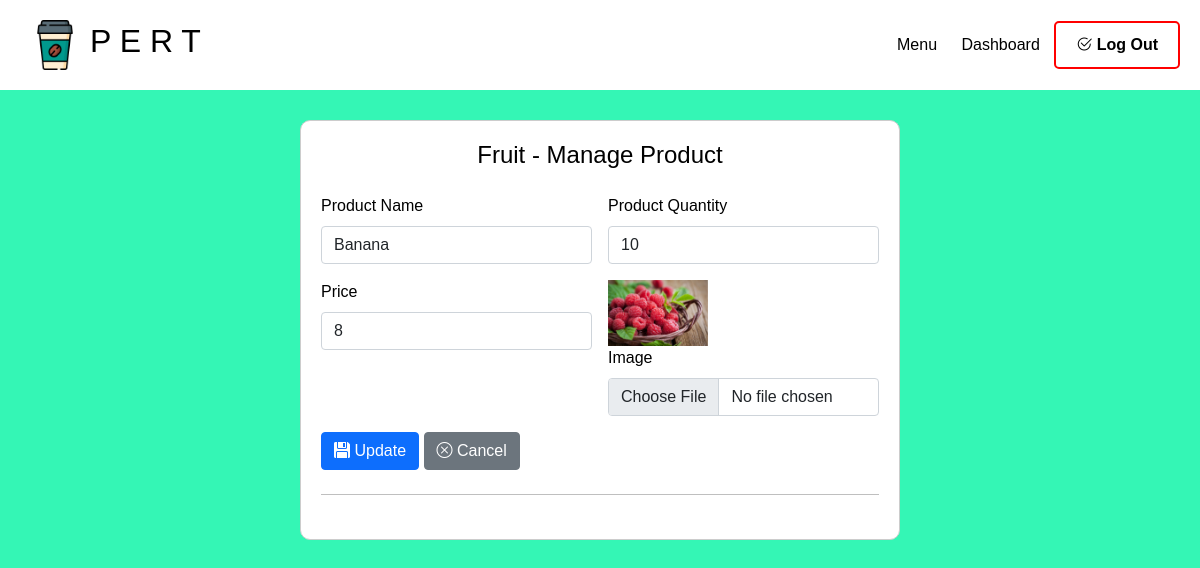
Page /Managerphp/fruit_config.php?id=2 (signed in) on the committed database.
### tables this page shows
CREATE TABLE `fruit_menu` (
  `fruit_menuID` int(10) NOT NULL,
  `fruit_menuName` varchar(255) NOT NULL,
  `fruit_quantity` int(3) DEFAULT NULL,
  `fruit_price` int(3) NOT NULL,
  `fruit_picture` varchar(255) NOT NULL
);

### Managerphp/fruit_config.php (the view, shortened to what this page needs)
<?php
include '../condb/database.php';
$result = [
    'fruit_menuID' => '',
    'fruit_menuName' => '',
    'fruit_quantity' => '',
    'fruit_price' => '',
    'fruit_picture' => '',
];
if (!empty($_GET['id'])) {
    $query_product = mysqli_query($conn, "SELECT * FROM fruit_menu WHERE fruit_menuID = '{$_GET['id']}'");
    $result = mysqli_fetch_assoc($query_product);
}
?>
<!DOCTYPE html>
<html lang="en">
<head>
    <link href="https://cdn.jsdelivr.net/npm/bootstrap@5.0.2/dist/css/bootstrap.min.css" rel="stylesheet">
    <link rel="stylesheet" href="https://cdn.jsdelivr.net/npm/bootstrap-icons@1.11.3/font/bootstrap-icons.min.css">
    <link rel="stylesheet" href="../css/add_styles.css">
</head>
<body>
    <div class="nav">
        <div class="logo-container">
            <a href="#"><img src="../image/coffee-cup.png" class="logo" /></a>
            <h2>P E R T</h2>
        </div>
        <div class="links">
            <a href="index.php">Menu</a>
            <a href="#">Dashboard</a>
            <button id="LogoutBtn"><i class="bi bi-check2-circle"></i> Log Out</button>
        </div>
    </div>
    <div class="container">
        <div class="ter">
            <div class="row justify-content-center">
                <div class="col-md-8">
                    <div class="form-container">
                        <h4 class="text-center mb-4">Fruit - Manage Product</h4>
                        <form action="../condb/fruit-configdb.php" method="post" enctype="multipart/form-data">
                            <div class="row g-3 mb-3">
                                <div class="col-sm-6">
                                    <label class="form-label">Product Name</label>
                                    <input type="text" name="product_name" class="form-control" value="<?php echo $result['fruit_menuName']; ?>">
                                </div>
                                <div class="col-sm-6">
                                    <label class="form-label">Product Quantity</label>
                                    <input type="number" name="product_quantity" class="form-control" value="<?php echo $result['fruit_quantity']; ?>">
                                </div>
                                <div class="col-sm-6">
                                    <label class="form-label">Price</label>
                                    <input type="text" name="price" class="form-control" value="<?php echo $result['fruit_price']; ?>">
                                </div>
                                <div class="col-sm-6">
                                    <div>
                                        <?php if (!empty($result['fruit_picture'])) : ?>
                                            <img src="../image/menu/Fruit/<?php echo $result['fruit_picture']; ?>" width="100" alt="Product Image">
                                        <?php endif; ?>
                                    </div>
                                    <label for="formfile" class="form-label">Image</label>
                                    <input type="file" name="profile_image" class="form-control" accept="image/png, image/jpg, image/jpeg">
                                </div>
                            </div>
                            <?php if (empty($result['fruit_menuID'])) : ?>
                                <button type="submit" class="btn btn-primary"><i class="bi bi-floppy-fill"></i> Create</button>
                            <?php else : ?>
                                <button type="submit" class="btn btn-primary"><i class="bi bi-floppy-fill"></i> Update</button>
                            <?php endif; ?>
                            <a role="button" class="btn btn-secondary" href="index.php"><i class="bi bi-x-circle"></i> Cancel</a>
                            <hr class="my-4">
                        </form>
                    </div>
                </div>
            </div>
        </div>
    </div>
</body>
</html>

### css/add_styles.css (style rules this page uses)
body { background-color: #34f6b5; color: black; font-family: Arial, sans-serif; }
.container { max-width: 1200px; margin: 0 auto; }
.nav { background-color: white; display: flex; align-items: center; justify-content: space-between; padding: 20px; }
.nav a { color: black; text-decoration: none; margin: 0 10px; }
.nav button { border: none; background-color: green; color: black; padding: 10px 20px; border-radius: 5px; cursor: pointer; }
.logo-container { display: flex; align-items: center; }
.logo { max-width: 50px; max-height: 50px; }
.links button { border: 2px solid red; background-color: transparent; color: black; padding: 10px 20px; border-radius: 5px; cursor: pointer; font-weight: bold; transition: background-color 0.3s, border-color 0.3s; }

### Managerphp/fruit_config.php (style rules this page uses)
.form-container { background-color: white; border: 1px solid #ccc; border-radius: 10px; padding: 20px; max-width: 600px; margin: auto; margin-top: 30px; }

### rows in the picture
fruit_menu: product_name "Banana", product_quantity "10", price "8", fruit_picture (picture)
